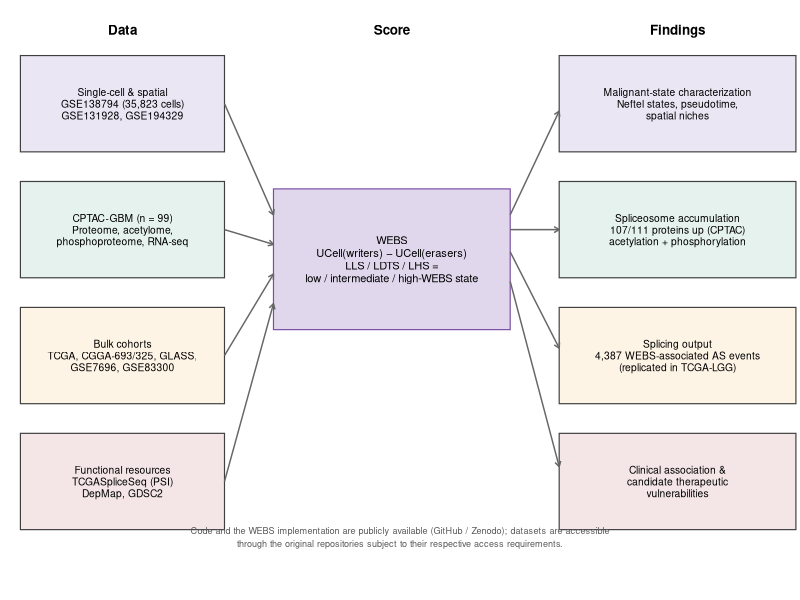
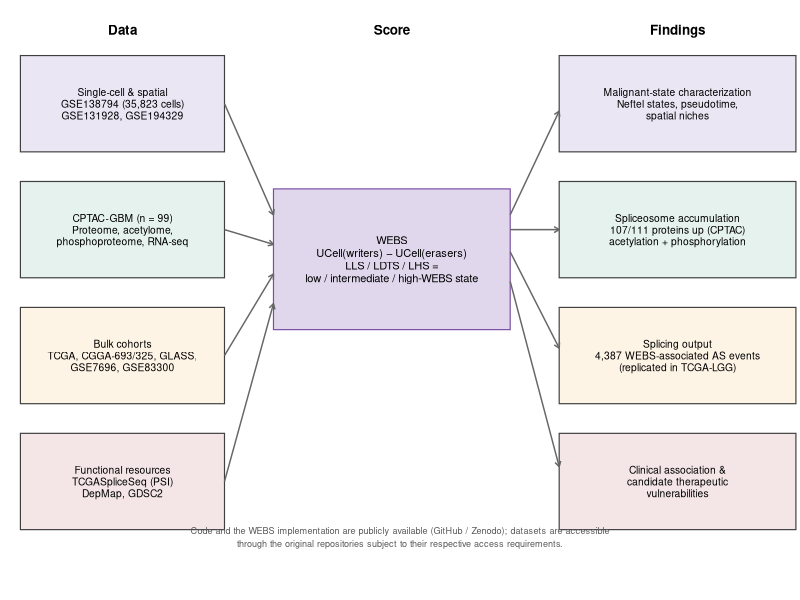

Write R code to recreate these figures, in order.
# =============================================================================
# 70. Figure 1 rebuild: clean vector study-design flowchart (replaces AI image)
# =============================================================================
setwd("E:/KIMI/GBM_WEBS_Project")
suppressMessages({ library(ggplot2); library(grid) })

PURPLE <- "#7B4EA3"; TEAL <- "#3D9B8C"; RED <- "#d62728"; BLUE <- "#1f77b4"; GOLD <- "#D4A017"

box <- function(x, y, w, h, label, fill, size = 2.6, color = "grey25") {
  list(
    annotate("rect", xmin = x - w/2, xmax = x + w/2, ymin = y - h/2, ymax = y + h/2,
             fill = fill, color = color, linewidth = 0.4, alpha = 0.92),
    annotate("text", x = x, y = y, label = label, size = size, lineheight = 0.95)
  )
}
arr <- function(x1, y1, x2, y2) {
  annotate("segment", x = x1, y = y1, xend = x2, yend = y2,
           arrow = grid::arrow(length = unit(0.15, "cm")), color = "grey40", linewidth = 0.5)
}

p <- ggplot() +
  # ---- Data layer (left column) ----
  box(1.5, 8.6, 2.5, 1.3, "Single-cell & spatial\nGSE138794 (35,823 cells)\nGSE131928, GSE194329", "#E8E4F3") +
  box(1.5, 6.9, 2.5, 1.3, "CPTAC-GBM (n = 99)\nProteome, acetylome,\nphosphoproteome, RNA-seq", "#E4F0EC") +
  box(1.5, 5.2, 2.5, 1.3, "Bulk cohorts\nTCGA, CGGA-693/325, GLASS,\nGSE7696, GSE83300", "#FDF3E3") +
  box(1.5, 3.5, 2.5, 1.3, "Functional resources\nTCGASpliceSeq (PSI)\nDepMap, GDSC2", "#F3E4E4") +

  # ---- WEBS definition (center) ----
  box(4.8, 6.5, 2.9, 1.9, "WEBS\nUCell(writers) \u2212 UCell(erasers)\nLLS / LDTS / LHS =\nlow / intermediate / high-WEBS state",
      "#DDD3EA", size = 2.8, color = PURPLE) +

  # ---- Analysis layer (right column) ----
  box(8.3, 8.6, 2.9, 1.3, "Malignant-state characterization\nNeftel states, pseudotime,\nspatial niches", "#E8E4F3") +
  box(8.3, 6.9, 2.9, 1.3, "Spliceosome accumulation\n107/111 proteins up (CPTAC)\nacetylation + phosphorylation", "#E4F0EC") +
  box(8.3, 5.2, 2.9, 1.3, "Splicing output\n4,387 WEBS-associated AS events\n(replicated in TCGA-LGG)", "#FDF3E3") +
  box(8.3, 3.5, 2.9, 1.3, "Clinical association &\ncandidate therapeutic\nvulnerabilities", "#F3E4E4") +

  # ---- arrows ----
  arr(2.75, 8.6, 3.35, 7.1) + arr(2.75, 6.9, 3.35, 6.7) +
  arr(2.75, 5.2, 3.35, 6.3) + arr(2.75, 3.5, 3.35, 5.9) +
  arr(6.25, 7.1, 6.85, 8.5) + arr(6.25, 6.9, 6.85, 6.9) +
  arr(6.25, 6.6, 6.85, 5.3) + arr(6.25, 6.2, 6.85, 3.7) +

  # ---- headers ----
  annotate("text", x = 1.5, y = 9.6, label = "Data", fontface = "bold", size = 3.4) +
  annotate("text", x = 4.8, y = 9.6, label = "Score", fontface = "bold", size = 3.4) +
  annotate("text", x = 8.3, y = 9.6, label = "Findings", fontface = "bold", size = 3.4) +

  # ---- footer ----
  annotate("text", x = 4.9, y = 2.75, size = 2.3, color = "grey35",
           label = "Code and the WEBS implementation are publicly available (GitHub / Zenodo); datasets are accessible\nthrough the original repositories subject to their respective access requirements.") +

  coord_cartesian(xlim = c(0, 9.8), ylim = c(1.9, 10), expand = FALSE) +
  theme_void()

ggsave("figures_GND/Figure_1.pdf", p, width = 10, height = 7)
ggsave("figures_GND/Figure_1.png", p, width = 10, height = 7, dpi = 300)
cat("Figure 1 rebuilt.\n")
